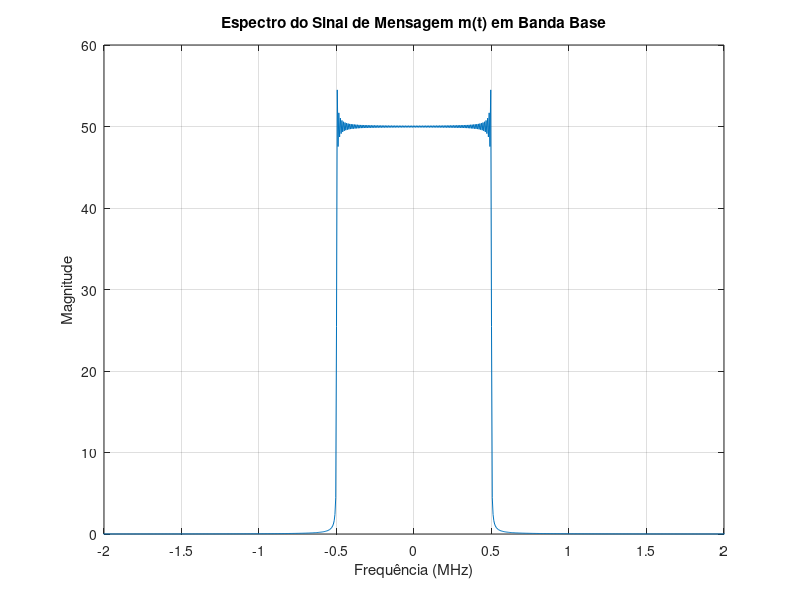

MATLAB code to generate this figure:
% Definindo parâmetros
fsamp = 50e6; 
t_end = 200e-6; 

% Definindo o intervalo de tempo
t = linspace(0, t_end, round(t_end * fsamp)); 
x = linspace(0, t_end * 1e6, round(t_end * fsamp)) - 100; 

% Calculando o sinal de mensagem
mt = sinc(x);

% Calculando a FFT do sinal de mensagem
N = length(mt);
Mt_fft = fftshift(fft(mt));

% Definindo o vetor de frequência
f = (-N/2:N/2-1)*(fsamp/N);

% Plotando o espectro do sinal de mensagem 
figure;
plot(f/1e6, abs(Mt_fft));
xlim([-2 2]);
title('Espectro do Sinal de Mensagem m(t) em Banda Base');
xlabel('Frequência (MHz)');
ylabel('Magnitude');
xticks(-2:0.5:2);
grid on;

% Encontrando a largura de meia potência manualmente
Mt_fft_mag = abs(Mt_fft);
Mt_fft_mag = Mt_fft_mag / max(Mt_fft_mag);
indices = find(Mt_fft_mag >= 0.5);
f_half_power = f(indices);
bw_half_power = f_half_power(end) - f_half_power(1);

disp(['Largura de meia potência: ', num2str(bw_half_power), ' Hz']);


